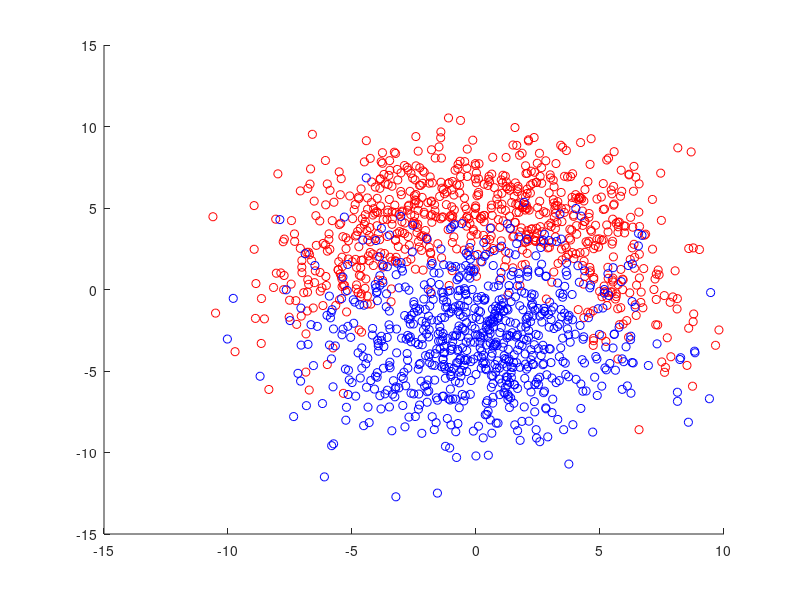

The MATLAB script that drew this image: (Note: this script raises an error after producing the figure.)
%% Load the data
data = load( 'twoclass.mat' );
N = size(data.A,1);

%% Split the data into train and test set
% Create a random permutation
select = randperm( N );
p = N * 0.75;

% Select according to permutation
train = data.A(select(1:p),:);
test = data.A(select(p+1:N),:);

% New permutation for second class
select = randperm( N );

% Select according to permutation
train = [train; data.B(select(1:p),:)];
test = [test; data.B(select(p+1:N),:)];

% Create the labels
train_labels = [ repmat( [1 0], p, 1 ); repmat( [0 1], p, 1 ) ];
test_labels = [ repmat( [1 0], N - p, 1 ); repmat( [0 1], N - p, 1 ) ];

%% Plot data in train set
hold on;
scatter( train(1:p,1), train(1:p,2), 'r' )
scatter( train(p+1:2*p,1), train(p+1:2*p,2), 'b' )
hold off;

%% Train a knn-classifier
neighbors = 5;
NET = knn( 2, 2, neighbors, train, train_labels );

%% Evaluate the classifier
Y = knnfwd( NET, test );

[C,Rate] = confmat( Y, test_labels )

%% Loop to make a graph
Rates = zeros(1,20);

for i = 1 : 400,
    NET = knn( 2, 2, i, train, train_labels );
    Y = knnfwd( NET, test );
    [C,Rate] = confmat( Y, test_labels );
    Rates(i) = 1.0 - Rate(1) / 100.0;
end

plot( Rates )

%% Cross-validation
folds = 10;
indices = crossvalind('Kfold', 2*p, folds );
best = zeros(folds,1);

for i = 1:folds,
    % Create instances
    test_indices = (indices == i);
    train_indices = ~test_indices; 
    
    % Temporary dataset, excluding the current validation set
    temp_train = train( train_indices, : ); 
    temp_labels = train_labels( train_indices, : );
    
    % Validation set and labels
    validation = train( test_indices, : );
    validation_labels = train_labels( test_indices, : );
    
    % Set parameters
    max_k = 100;
    Rates = zeros(1,max_k);
    
    % Calculate the different error rates for k
    for j = 1:max_k,
        NET = knn( 2, 2, j, temp_train, temp_labels );
        Y = knnfwd( NET, validation );
        
        [C,Rate] = confmat( Y, validation_labels );
        Rates(j) = 1.0 - Rate(1) / 100.0;
    end
    
    % Find the best value for k
    current_best = find( Rates == min( Rates ) );
    best(i) = current_best(1);
end